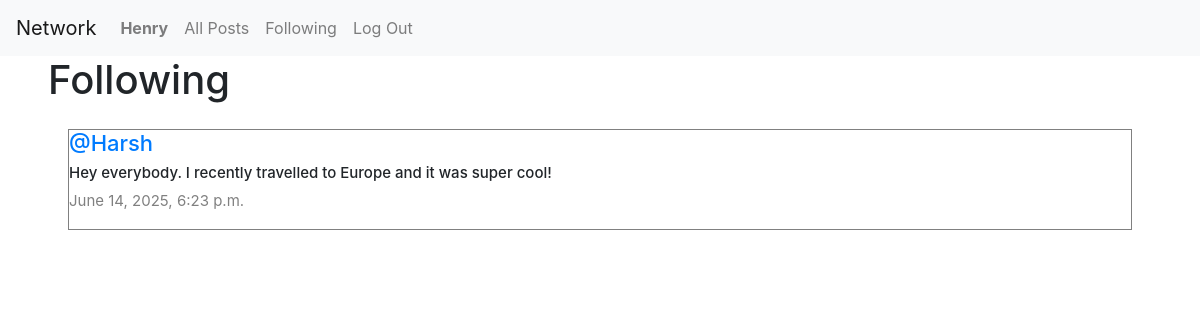
The page /following (signed in) on the database its author committed.
### network/models.py (models this page shows, shortened)
class User(AbstractUser):
    pass

class Post(models.Model):
    content= models.CharField(max_length=140)
    user =models.ForeignKey(User, on_delete=models.CASCADE,related_name="author")
    date=models.DateTimeField(auto_now_add=True)

### network/views.py (the view)
# urls.py: path("following", views.following, name="following"),
def following(request):
    currentUser = User.objects.get(pk=request.user.id)
    followingPeople = Follow.objects.filter(user=currentUser)
    allPosts = Post.objects.all().order_by('id').reverse()
    followingPosts = []
    for post in allPosts:
        for person in followingPeople:
            if person.user_follower == post.user:
                followingPosts.append(post)
    paginator = Paginator(followingPosts, 10)
    page_number = request.GET.get('page')
    posts_of_the_page = paginator.get_page(page_number)
    return render(request, "network/following.html", {
        "posts_of_the_page": posts_of_the_page
    })

### network/templates/network/following.html (shortened to what this page needs)
{% extends "network/layout.html" %}
{% block body %}
    <h1 class="mx-5">Following</h1>
    <div class="all-posts mx-5">
        {% for post in posts_of_the_page %}
            <div class="row post">
                <h5 class="username"><a href="{% url 'profile' user_id=post.user.id %}">@{{ post.user }}</a></h5>
                <h6 class="content">{{ post.content }}</h6>
                <p class="date">{{ post.date }}</p>
            </div>
        {% endfor %}
    </div>
{% endblock %}

### network/templates/network/layout.html (shortened to what this page needs)
{% load static %}
<!DOCTYPE html>
<html lang="en">
    <head>
        <link rel="stylesheet" href="https://stackpath.bootstrapcdn.com/bootstrap/4.4.1/css/bootstrap.min.css">
        <link href="{% static 'network/styles.css' %}" rel="stylesheet">
        <link rel="stylesheet" href="https://cdnjs.cloudflare.com/ajax/libs/font-awesome/4.7.0/css/font-awesome.min.css">
    </head>
    <body>
        <nav class="navbar navbar-expand-lg navbar-light bg-light">
            <a class="navbar-brand" href="{% url 'index' %}">Network</a>
            <div>
              <ul class="navbar-nav mr-auto">
                {% if user.is_authenticated %}
                    <li class="nav-item">
                        <a class="nav-link" href="{% url 'profile' user_id=user.id %}"><strong>{{ user.username }}</strong></a>
                    </li>
                {% endif %}
                <li class="nav-item">
                  <a class="nav-link" href="{% url 'index' %}">All Posts</a>
                </li>
                {% if user.is_authenticated %}
                    <li class="nav-item">
                        <a class="nav-link" href="{% url 'following' %}">Following</a>
                    </li>
                    <li class="nav-item">
                        <a class="nav-link" href="{% url 'logout' %}">Log Out</a>
                    </li>
                {% endif %}
              </ul>
            </div>
          </nav>
        <div class="body">
            {% block body %}
            {% endblock %}
        </div>
    </body>
</html>

### network/static/network/styles.css (style rules this page uses)
.all-posts { display: flex; justify-content: flex-start; flex-direction: column; margin: 20px; }
.post { border: 0.1px solid gray; display: flex; justify-content: center; flex-direction: column; box-sizing:border-box; margin: 5px 20px; }
.content { font-size:15px; }
.username { font-size: 22px; }
.date { color:gray; font-size: 15px; }

### rows shown on the page
User: username "Henry"
Post: user "Harsh", content "Hey everybody. I recently travelled to Europe and it was super cool!", date "June 14, 2025, 6:23 p.m."
